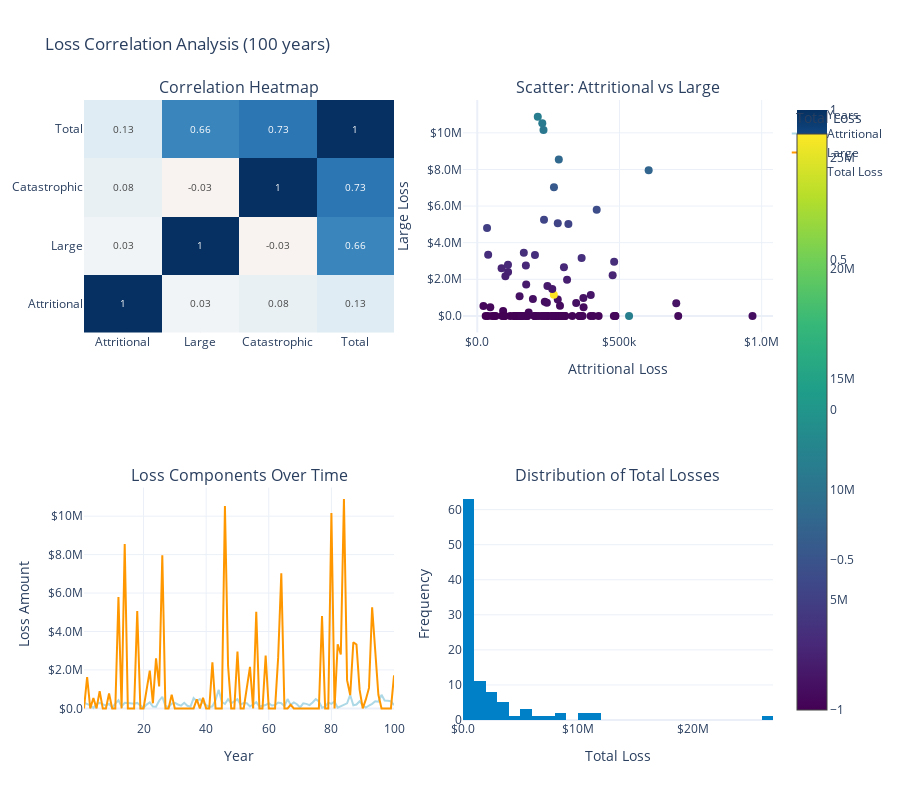

The cell this chart's notebook holds for it:
### Markdown cell above
## 4. Loss Correlation Analysis

### Code cell
def correlation_analysis(n_years=100):
    """Analyze correlations between different loss types."""
    
    generator = ManufacturingLossGenerator(
        attritional_params={
            'base_frequency': 5.0,
            'severity_mean': 50_000,
            'severity_cv': 0.8
        },
        large_params={
            'base_frequency': 0.5,
            'severity_mean': 2_000_000,
            'severity_cv': 1.2
        },
        catastrophic_params={
            'base_frequency': 0.02,
            'severity_xm': 10_000_000,
            'severity_alpha': 2.5
        },
        seed=42
    )
    
    # Simulate multiple years
    data = {
        'year': [],
        'attritional_count': [],
        'attritional_total': [],
        'large_count': [],
        'large_total': [],
        'catastrophic_count': [],
        'catastrophic_total': [],
        'total_loss': []
    }
    
    for year in range(n_years):
        events, stats = generator.generate_losses(duration=1.0, revenue=10_000_000)
        
        att_events = [e for e in events if e.loss_type == 'attritional']
        large_events = [e for e in events if e.loss_type == 'large']
        cat_events = [e for e in events if e.loss_type == 'catastrophic']
        
        data['year'].append(year + 1)
        data['attritional_count'].append(len(att_events))
        data['attritional_total'].append(sum(e.amount for e in att_events))
        data['large_count'].append(len(large_events))
        data['large_total'].append(sum(e.amount for e in large_events))
        data['catastrophic_count'].append(len(cat_events))
        data['catastrophic_total'].append(sum(e.amount for e in cat_events))
        data['total_loss'].append(stats['total_amount'])
    
    df = pd.DataFrame(data)
    
    # Calculate correlation matrix
    corr_cols = ['attritional_total', 'large_total', 'catastrophic_total', 'total_loss']
    corr_matrix = df[corr_cols].corr()
    
    # Create visualizations
    fig = make_subplots(
        rows=2, cols=2,
        subplot_titles=(
            'Correlation Heatmap',
            'Scatter: Attritional vs Large',
            'Loss Components Over Time',
            'Distribution of Total Losses'
        ),
        specs=[
            [{'type': 'heatmap'}, {'type': 'scatter'}],
            [{'type': 'scatter'}, {'type': 'histogram'}]
        ]
    )
    
    # Correlation heatmap
    fig.add_trace(
        go.Heatmap(
            z=corr_matrix.values,
            x=['Attritional', 'Large', 'Catastrophic', 'Total'],
            y=['Attritional', 'Large', 'Catastrophic', 'Total'],
            colorscale='RdBu',
            zmid=0,
            text=corr_matrix.values.round(2),
            texttemplate='%{text}',
            textfont={"size": 10}
        ),
        row=1, col=1
    )
    
    # Scatter plot
    fig.add_trace(
        go.Scatter(
            x=df['attritional_total'],
            y=df['large_total'],
            mode='markers',
            marker=dict(
                size=8,
                color=df['total_loss'],
                colorscale='Viridis',
                showscale=True,
                colorbar=dict(title="Total Loss")
            ),
            name='Years'
        ),
        row=1, col=2
    )
    
    # Time series of components
    fig.add_trace(
        go.Scatter(
            x=df['year'],
            y=df['attritional_total'],
            mode='lines',
            name='Attritional',
            line=dict(color=WSJ_COLORS['light_blue'])
        ),
        row=2, col=1
    )
    
    fig.add_trace(
        go.Scatter(
            x=df['year'],
            y=df['large_total'],
            mode='lines',
            name='Large',
            line=dict(color=WSJ_COLORS['orange'])
        ),
        row=2, col=1
    )
    
    # Distribution of total losses
    fig.add_trace(
        go.Histogram(
            x=df['total_loss'],
            nbinsx=30,
            name='Total Loss',
            marker_color=WSJ_COLORS['blue']
        ),
        row=2, col=2
    )
    
    # Update layout
    fig.update_layout(
        height=800,
        showlegend=True,
        title_text=f"Loss Correlation Analysis ({n_years} years)",
        template='plotly_white'
    )
    
    fig.update_xaxes(title_text="Attritional Loss", row=1, col=2, tickformat='$.2s')
    fig.update_xaxes(title_text="Year", row=2, col=1)
    fig.update_xaxes(title_text="Total Loss", row=2, col=2, tickformat='$.2s')
    
    fig.update_yaxes(title_text="Large Loss", row=1, col=2, tickformat='$.2s')
    fig.update_yaxes(title_text="Loss Amount", row=2, col=1, tickformat='$.2s')
    fig.update_yaxes(title_text="Frequency", row=2, col=2)
    
    fig.show()
    
    # Print correlation summary
    print("\nCorrelation Analysis Summary:")
    print("="*50)
    print("\nCorrelation Matrix:")
    print(corr_matrix.round(3))
    print("\nKey Insights:")
    print(f"- Attritional-Large correlation: {corr_matrix.loc['attritional_total', 'large_total']:.3f}")
    print(f"- Years with catastrophic losses: {(df['catastrophic_total'] > 0).sum()} ({100*(df['catastrophic_total'] > 0).sum()/n_years:.1f}%)")
    print(f"- Average contribution to total loss:")
    print(f"  - Attritional: {100*df['attritional_total'].sum()/df['total_loss'].sum():.1f}%")
    print(f"  - Large: {100*df['large_total'].sum()/df['total_loss'].sum():.1f}%")
    print(f"  - Catastrophic: {100*df['catastrophic_total'].sum()/df['total_loss'].sum():.1f}%")

# Run correlation analysis
correlation_analysis(n_years=100)

### Figure 1 — Plotly figure (JSON) as saved in the notebook; plotly's stock layout.template omitted (floating-point values rounded to 4 significant figures)
{"data": [{"colorscale": [[0.0, "rgb(103,0,31)"], [0.1, "rgb(178,24,43)"], [0.2, "rgb(214,96,77)"], [0.3, "rgb(244,165,130)"], [0.4, "rgb(253,219,199)"], [0.5, "rgb(247,247,247)"], [0.6, "rgb(209,229,240)"], [0.7, "rgb(146,197,222)"], [0.8, "rgb(67,147,195)"], [0.9, "rgb(33,102,172)"], [1.0, "rgb(5,48,97)"]], "text": [[1.0, 0.03, 0.08, 0.13], [0.03, 1.0, -0.03, 0.66], [0.08, -0.03, 1.0, 0.73], [0.13, 0.66, 0.73, 1.0]], "textfont": {"size": 10}, "texttemplate": "%{text}", "type": "heatmap", "x": ["Attritional", "Large", "Catastrophic", "Total"], "xaxis": "x", "y": ["Attritional", "Large", "Catastrophic", "Total"], "yaxis": "y", "z": [[1.0, 0.03259, 0.07913, 0.1251], [0.03259, 1.0, -0.02867, 0.6618], [0.07913, -0.02867, 1.0, 0.7292], [0.1251, 0.6618, 0.7292, 1.0]], "zmid": 0}, {"marker": {"color": [299400.0, 1879000.0, 159800.0, 564600.0, 238700.0, 1179000.0, 226500.0, 141200.0, 1010000.0, 37330.0, 250200.0, 6216000.0, 96900.0, 8835000.0, 278700.0, 266300.0, 245300.0, 5349000.0, 173800.0, 29630.0, 1119000.0, 2284000.0, 355700.0, 2692000.0, 1538000.0, 8566000.0, 128100.0, 59470.0, 958700.0, 286400.0, 202700.0, 144500.0, 286800.0, 133300.0, 87590.0, 11280000.0, 850200.0, 485500.0, 843500.0, 156900.0, 64470.0, 2506000.0, 426700.0, 967800.0, 334200.0, 10750000.0, 2702000.0, 263600.0, 359100.0, 3433000.0, 206200.0, 276700.0, 26080000.0, 2263000.0, 200900.0, 5341000.0, 94140.0, 134100.0, 2917000.0, 273700.0, 152300.0, 176800.0, 2956000.0, 7294000.0, 116100.0, 485400.0, 366000.0, 309600.0, 216000.0, 52160.0, 263800.0, 233900.0, 171000.0, 307800.0, 480300.0, 365200.0, 4835000.0, 93270.0, 298000.0, 10390000.0, 359700.0, 3378000.0, 2907000.0, 11100000.0, 1733000.0, 1389000.0, 3607000.0, 3530000.0, 1348000.0, 153400.0, 512900.0, 1215000.0, 5492000.0, 3533000.0, 1056000.0, 706600.0, 407300.0, 398500.0, 370300.0, 1885000.0], "colorbar": {"title": {"text": "Total Loss"}}, "colorscale": [[0.0, "#440154"], [0.1111, "#482878"], [0.2222, "#3e4989"], [0.3333, "#31688e"], [0.4444, "#26828e"], [0.5556, "#1f9e89"], [0.6667, "#35b779"], [0.7778, "#6ece58"], [0.8889, "#b5de2b"], [1.0, "#fde725"]], "showscale": true, "size": 8}, "mode": "markers", "name": "Years", "type": "scatter", "x": [299400.0, 246700.0, 159800.0, 21770.0, 238700.0, 283000.0, 226500.0, 141200.0, 237400.0, 37330.0, 250200.0, 420000.0, 96900.0, 286700.0, 278700.0, 266300.0, 245300.0, 283100.0, 173800.0, 29630.0, 195700.0, 315800.0, 90940.0, 85500.0, 399200.0, 602700.0, 128100.0, 59470.0, 244700.0, 286400.0, 202700.0, 144500.0, 286800.0, 133300.0, 87590.0, 533800.0, 373800.0, 485500.0, 290900.0, 156900.0, 64470.0, 108400.0, 426700.0, 967800.0, 334200.0, 228700.0, 476100.0, 263600.0, 359100.0, 481300.0, 206200.0, 276700.0, 269200.0, 98950.0, 200900.0, 320400.0, 94140.0, 134100.0, 170900.0, 273700.0, 152300.0, 176800.0, 304800.0, 269700.0, 116100.0, 485400.0, 180800.0, 309600.0, 216000.0, 52160.0, 263800.0, 233900.0, 171000.0, 307800.0, 480300.0, 365200.0, 34380.0, 93270.0, 298000.0, 232900.0, 359700.0, 38330.0, 108000.0, 212800.0, 263700.0, 699700.0, 163700.0, 202900.0, 373200.0, 153400.0, 45790.0, 148800.0, 234700.0, 366900.0, 347800.0, 706600.0, 407300.0, 398500.0, 370300.0, 172000.0], "xaxis": "x2", "y": [0.0, 1633000.0, 0.0, 542900.0, 0.0, 895500.0, 0.0, 0.0, 772600.0, 0.0, 0.0, 5796000.0, 0.0, 8548000.0, 0.0, 0.0, 0.0, 5066000.0, 0.0, 0.0, 923100.0, 1968000.0, 264800.0, 2607000.0, 1139000.0, 7963000.0, 0.0, 0.0, 713900.0, 0.0, 0.0, 0.0, 0.0, 0.0, 0.0, 0.0, 476400.0, 0.0, 552600.0, 0.0, 0.0, 2397000.0, 0.0, 0.0, 0.0, 10520000.0, 2226000.0, 0.0, 0.0, 2951000.0, 0.0, 0.0, 1156000.0, 2164000.0, 0.0, 5021000.0, 0.0, 0.0, 2746000.0, 0.0, 0.0, 0.0, 2652000.0, 7024000.0, 0.0, 0.0, 185200.0, 0.0, 0.0, 0.0, 0.0, 0.0, 0.0, 0.0, 0.0, 0.0, 4801000.0, 0.0, 0.0, 10160000.0, 0.0, 3339000.0, 2799000.0, 10890000.0, 1469000.0, 689100.0, 3443000.0, 3327000.0, 975000.0, 0.0, 467100.0, 1066000.0, 5258000.0, 3166000.0, 708500.0, 0.0, 0.0, 0.0, 0.0, 1713000.0], "yaxis": "y2"}, {"line": {"color": "#ADD8E6"}, "mode": "lines", "name": "Attritional", "type": "scatter", "x": [1, 2, 3, 4, 5, 6, 7, 8, 9, 10, 11, 12, 13, 14, 15, 16, 17, 18, 19, 20, 21, 22, 23, 24, 25, 26, 27, 28, 29, 30, 31, 32, 33, 34, 35, 36, 37, 38, 39, 40, 41, 42, 43, 44, 45, 46, 47, 48, 49, 50, 51, 52, 53, 54, 55, 56, 57, 58, 59, 60, 61, 62, 63, 64, 65, 66, 67, 68, 69, 70, 71, 72, 73, 74, 75, 76, 77, 78, 79, 80, 81, 82, 83, 84, 85, 86, 87, 88, 89, 90, 91, 92, 93, 94, 95, 96, 97, 98, 99, 100], "xaxis": "x3", "y": [299400.0, 246700.0, 159800.0, 21770.0, 238700.0, 283000.0, 226500.0, 141200.0, 237400.0, 37330.0, 250200.0, 420000.0, 96900.0, 286700.0, 278700.0, 266300.0, 245300.0, 283100.0, 173800.0, 29630.0, 195700.0, 315800.0, 90940.0, 85500.0, 399200.0, 602700.0, 128100.0, 59470.0, 244700.0, 286400.0, 202700.0, 144500.0, 286800.0, 133300.0, 87590.0, 533800.0, 373800.0, 485500.0, 290900.0, 156900.0, 64470.0, 108400.0, 426700.0, 967800.0, 334200.0, 228700.0, 476100.0, 263600.0, 359100.0, 481300.0, 206200.0, 276700.0, 269200.0, 98950.0, 200900.0, 320400.0, 94140.0, 134100.0, 170900.0, 273700.0, 152300.0, 176800.0, 304800.0, 269700.0, 116100.0, 485400.0, 180800.0, 309600.0, 216000.0, 52160.0, 263800.0, 233900.0, 171000.0, 307800.0, 480300.0, 365200.0, 34380.0, 93270.0, 298000.0, 232900.0, 359700.0, 38330.0, 108000.0, 212800.0, 263700.0, 699700.0, 163700.0, 202900.0, 373200.0, 153400.0, 45790.0, 148800.0, 234700.0, 366900.0, 347800.0, 706600.0, 407300.0, 398500.0, 370300.0, 172000.0], "yaxis": "y3"}, {"line": {"color": "#FF9800"}, "mode": "lines", "name": "Large", "type": "scatter", "x": [1, 2, 3, 4, 5, 6, 7, 8, 9, 10, 11, 12, 13, 14, 15, 16, 17, 18, 19, 20, 21, 22, 23, 24, 25, 26, 27, 28, 29, 30, 31, 32, 33, 34, 35, 36, 37, 38, 39, 40, 41, 42, 43, 44, 45, 46, 47, 48, 49, 50, 51, 52, 53, 54, 55, 56, 57, 58, 59, 60, 61, 62, 63, 64, 65, 66, 67, 68, 69, 70, 71, 72, 73, 74, 75, 76, 77, 78, 79, 80, 81, 82, 83, 84, 85, 86, 87, 88, 89, 90, 91, 92, 93, 94, 95, 96, 97, 98, 99, 100], "xaxis": "x3", "y": [0.0, 1633000.0, 0.0, 542900.0, 0.0, 895500.0, 0.0, 0.0, 772600.0, 0.0, 0.0, 5796000.0, 0.0, 8548000.0, 0.0, 0.0, 0.0, 5066000.0, 0.0, 0.0, 923100.0, 1968000.0, 264800.0, 2607000.0, 1139000.0, 7963000.0, 0.0, 0.0, 713900.0, 0.0, 0.0, 0.0, 0.0, 0.0, 0.0, 0.0, 476400.0, 0.0, 552600.0, 0.0, 0.0, 2397000.0, 0.0, 0.0, 0.0, 10520000.0, 2226000.0, 0.0, 0.0, 2951000.0, 0.0, 0.0, 1156000.0, 2164000.0, 0.0, 5021000.0, 0.0, 0.0, 2746000.0, 0.0, 0.0, 0.0, 2652000.0, 7024000.0, 0.0, 0.0, 185200.0, 0.0, 0.0, 0.0, 0.0, 0.0, 0.0, 0.0, 0.0, 0.0, 4801000.0, 0.0, 0.0, 10160000.0, 0.0, 3339000.0, 2799000.0, 10890000.0, 1469000.0, 689100.0, 3443000.0, 3327000.0, 975000.0, 0.0, 467100.0, 1066000.0, 5258000.0, 3166000.0, 708500.0, 0.0, 0.0, 0.0, 0.0, 1713000.0], "yaxis": "y3"}, {"marker": {"color": "#0080C7"}, "name": "Total Loss", "nbinsx": 30, "type": "histogram", "x": [299400.0, 1879000.0, 159800.0, 564600.0, 238700.0, 1179000.0, 226500.0, 141200.0, 1010000.0, 37330.0, 250200.0, 6216000.0, 96900.0, 8835000.0, 278700.0, 266300.0, 245300.0, 5349000.0, 173800.0, 29630.0, 1119000.0, 2284000.0, 355700.0, 2692000.0, 1538000.0, 8566000.0, 128100.0, 59470.0, 958700.0, 286400.0, 202700.0, 144500.0, 286800.0, 133300.0, 87590.0, 11280000.0, 850200.0, 485500.0, 843500.0, 156900.0, 64470.0, 2506000.0, 426700.0, 967800.0, 334200.0, 10750000.0, 2702000.0, 263600.0, 359100.0, 3433000.0, 206200.0, 276700.0, 26080000.0, 2263000.0, 200900.0, 5341000.0, 94140.0, 134100.0, 2917000.0, 273700.0, 152300.0, 176800.0, 2956000.0, 7294000.0, 116100.0, 485400.0, 366000.0, 309600.0, 216000.0, 52160.0, 263800.0, 233900.0, 171000.0, 307800.0, 480300.0, 365200.0, 4835000.0, 93270.0, 298000.0, 10390000.0, 359700.0, 3378000.0, 2907000.0, 11100000.0, 1733000.0, 1389000.0, 3607000.0, 3530000.0, 1348000.0, 153400.0, 512900.0, 1215000.0, 5492000.0, 3533000.0, 1056000.0, 706600.0, 407300.0, 398500.0, 370300.0, 1885000.0], "xaxis": "x4", "yaxis": "y4"}], "layout": {"annotations": [{"font": {"size": 16}, "showarrow": false, "text": "Correlation Heatmap", "x": 0.225, "xanchor": "center", "xref": "paper", "y": 1.0, "yanchor": "bottom", "yref": "paper"}, {"font": {"size": 16}, "showarrow": false, "text": "Scatter: Attritional vs Large", "x": 0.775, "xanchor": "center", "xref": "paper", "y": 1.0, "yanchor": "bottom", "yref": "paper"}, {"font": {"size": 16}, "showarrow": false, "text": "Loss Components Over Time", "x": 0.225, "xanchor": "center", "xref": "paper", "y": 0.375, "yanchor": "bottom", "yref": "paper"}, {"font": {"size": 16}, "showarrow": false, "text": "Distribution of Total Losses", "x": 0.775, "xanchor": "center", "xref": "paper", "y": 0.375, "yanchor": "bottom", "yref": "paper"}], "height": 800, "showlegend": true, "title": {"text": "Loss Correlation Analysis (100 years)"}, "xaxis": {"anchor": "y", "domain": [0.0, 0.45]}, "xaxis2": {"anchor": "y2", "domain": [0.55, 1.0], "tickformat": "$.2s", "title": {"text": "Attritional Loss"}}, "xaxis3": {"anchor": "y3", "domain": [0.0, 0.45], "title": {"text": "Year"}}, "xaxis4": {"anchor": "y4", "domain": [0.55, 1.0], "tickformat": "$.2s", "title": {"text": "Total Loss"}}, "yaxis": {"anchor": "x", "domain": [0.625, 1.0]}, "yaxis2": {"anchor": "x2", "domain": [0.625, 1.0], "tickformat": "$.2s", "title": {"text": "Large Loss"}}, "yaxis3": {"anchor": "x3", "domain": [0.0, 0.375], "tickformat": "$.2s", "title": {"text": "Loss Amount"}}, "yaxis4": {"anchor": "x4", "domain": [0.0, 0.375], "title": {"text": "Frequency"}}}}
